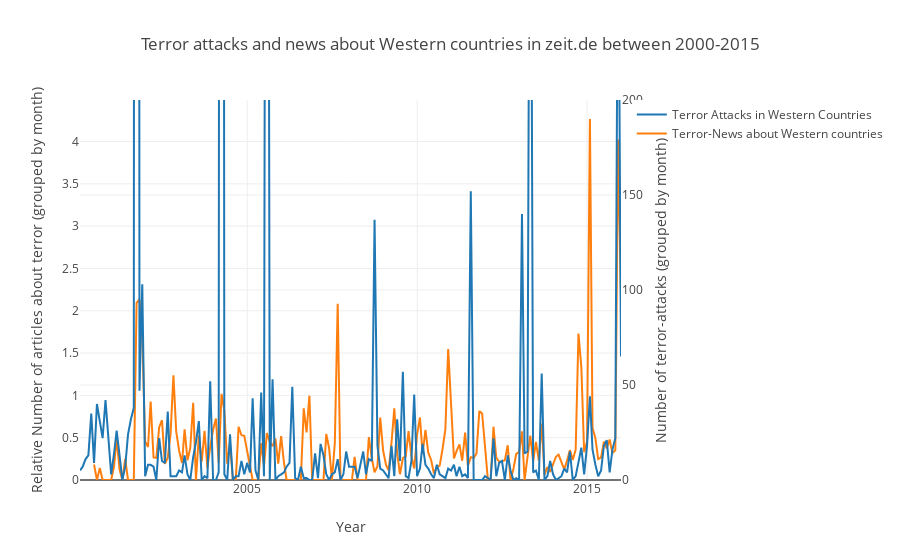

Notebook code for this chart:
### Markdown cell above
nodes to above diagramm:
  * number of articles doesnt grow as fast as Terror attacks
  *

### Code cell
layout = go.Layout(
    title='Terror attacks and news about Western countries in zeit.de between 2000-2015',
    xaxis=dict(
        title="Year"),
    yaxis=dict(
        title="Relative Number of articles about terror in % (grouped by month)",
        rangemode = "nonnegative"),
    yaxis2=dict(
        title='Number of terror-attacks (grouped by month)',
        overlaying='y',
        side='right',
        range=[0,200]
    )
)
terror_scatter_western.update({"yaxis" : "y2"})
fig = go.Figure(data=[terror_scatter_western,news_scatter_western], layout=layout)
iplot(fig)

### Figure 1 — Plotly figure (JSON) as saved in the notebook; plotly's stock layout.template omitted (floating-point values rounded to 4 significant figures; data arrays with more than 128 entries replaced by an {"elided": "..."} marker saying what was removed)
{"data": [{"name": "Terror Attacks in Western Countries", "type": "scatter", "x": {"elided": "192 str values"}, "y": {"elided": "192 int values"}, "yaxis": "y2"}, {"name": "Terror-News about Western countries", "type": "scatter", "x": {"elided": "187 str values"}, "y": {"elided": "187 float values"}}], "layout": {"title": "Terror attacks and news about Western countries in zeit.de between 2000-2015", "xaxis": {"title": "Year"}, "yaxis": {"rangemode": "nonnegative", "title": "Relative Number of articles about terror (grouped by month)"}, "yaxis2": {"overlaying": "y", "range": [0, 200], "side": "right", "title": "Number of terror-attacks (grouped by month)"}}}
